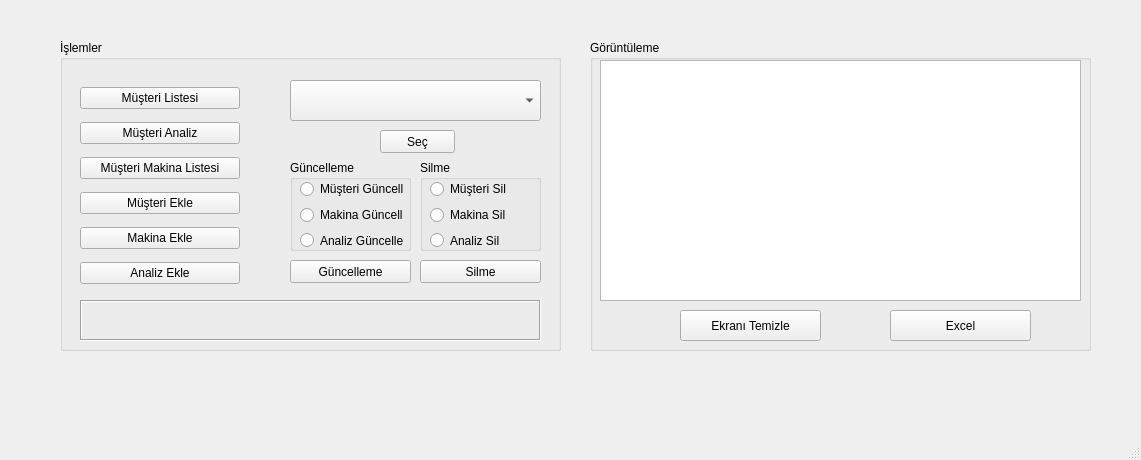
<?xml version="1.0" encoding="UTF-8"?>
<ui version="4.0">
 <class>MainWindow</class>
 <widget class="QMainWindow" name="MainWindow">
  <property name="geometry">
   <rect>
    <x>0</x>
    <y>0</y>
    <width>1141</width>
    <height>460</height>
   </rect>
  </property>
  <property name="windowTitle">
   <string>MainWindow</string>
  </property>
  <widget class="QWidget" name="centralwidget">
   <widget class="QGroupBox" name="groupBox">
    <property name="geometry">
     <rect>
      <x>60</x>
      <y>40</y>
      <width>501</width>
      <height>311</height>
     </rect>
    </property>
    <property name="title">
     <string>İşlemler</string>
    </property>
    <widget class="QWidget" name="verticalLayoutWidget">
     <property name="geometry">
      <rect>
       <x>20</x>
       <y>40</y>
       <width>160</width>
       <height>211</height>
      </rect>
     </property>
     <layout class="QVBoxLayout" name="verticalLayout">
      <item>
       <widget class="QPushButton" name="btnMusteriListesi">
        <property name="text">
         <string>Müşteri Listesi</string>
        </property>
       </widget>
      </item>
      <item>
       <widget class="QPushButton" name="btnMusteriAnaliz">
        <property name="text">
         <string>Müşteri Analiz</string>
        </property>
       </widget>
      </item>
      <item>
       <widget class="QPushButton" name="btnMusteriMakinaListesi">
        <property name="text">
         <string>Müşteri Makina Listesi</string>
        </property>
       </widget>
      </item>
      <item>
       <widget class="QPushButton" name="btnMusteriEkle">
        <property name="text">
         <string>Müşteri Ekle</string>
        </property>
       </widget>
      </item>
      <item>
       <widget class="QPushButton" name="btnMakinaEkle">
        <property name="text">
         <string>Makina Ekle</string>
        </property>
       </widget>
      </item>
      <item>
       <widget class="QPushButton" name="btnAnalizEkle">
        <property name="text">
         <string>Analiz Ekle</string>
        </property>
       </widget>
      </item>
     </layout>
    </widget>
    <widget class="QComboBox" name="comboBox">
     <property name="geometry">
      <rect>
       <x>230</x>
       <y>40</y>
       <width>251</width>
       <height>41</height>
      </rect>
     </property>
    </widget>
    <widget class="QPushButton" name="pushButton">
     <property name="geometry">
      <rect>
       <x>320</x>
       <y>90</y>
       <width>75</width>
       <height>23</height>
      </rect>
     </property>
     <property name="autoFillBackground">
      <bool>false</bool>
     </property>
     <property name="text">
      <string>Seç</string>
     </property>
    </widget>
    <widget class="QLabel" name="label">
     <property name="geometry">
      <rect>
       <x>20</x>
       <y>260</y>
       <width>461</width>
       <height>41</height>
      </rect>
     </property>
     <property name="autoFillBackground">
      <bool>false</bool>
     </property>
     <property name="frameShape">
      <enum>QFrame::Box</enum>
     </property>
     <property name="frameShadow">
      <enum>QFrame::Sunken</enum>
     </property>
     <property name="text">
      <string>&lt;html&gt;&lt;head/&gt;&lt;body&gt;&lt;p&gt;&lt;br/&gt;&lt;/p&gt;&lt;/body&gt;&lt;/html&gt;</string>
     </property>
    </widget>
    <widget class="QGroupBox" name="groupBoxGuncelleme">
     <property name="geometry">
      <rect>
       <x>230</x>
       <y>120</y>
       <width>121</width>
       <height>91</height>
      </rect>
     </property>
     <property name="title">
      <string>Güncelleme</string>
     </property>
     <widget class="QWidget" name="verticalLayoutWidget_2">
      <property name="geometry">
       <rect>
        <x>10</x>
        <y>19</y>
        <width>103</width>
        <height>71</height>
       </rect>
      </property>
      <layout class="QVBoxLayout" name="verticalLayout_2">
       <item>
        <widget class="QRadioButton" name="radioMusteriGuncelle">
         <property name="text">
          <string>Müşteri Güncelle</string>
         </property>
        </widget>
       </item>
       <item>
        <widget class="QRadioButton" name="radioMakinaGuncelle">
         <property name="text">
          <string>Makina Güncelle</string>
         </property>
        </widget>
       </item>
       <item>
        <widget class="QRadioButton" name="radioAnalizGuncelle">
         <property name="text">
          <string>Analiz Güncelle</string>
         </property>
        </widget>
       </item>
      </layout>
     </widget>
    </widget>
    <widget class="QGroupBox" name="groupBoxSilme">
     <property name="geometry">
      <rect>
       <x>360</x>
       <y>120</y>
       <width>121</width>
       <height>91</height>
      </rect>
     </property>
     <property name="title">
      <string>Silme</string>
     </property>
     <widget class="QWidget" name="verticalLayoutWidget_4">
      <property name="geometry">
       <rect>
        <x>10</x>
        <y>19</y>
        <width>84</width>
        <height>71</height>
       </rect>
      </property>
      <layout class="QVBoxLayout" name="verticalLayout_4">
       <item>
        <widget class="QRadioButton" name="radioMusteriSil">
         <property name="text">
          <string>Müşteri Sil</string>
         </property>
        </widget>
       </item>
       <item>
        <widget class="QRadioButton" name="radioMakinaSil">
         <property name="text">
          <string>Makina Sil</string>
         </property>
        </widget>
       </item>
       <item>
        <widget class="QRadioButton" name="radioAnalizSil">
         <property name="text">
          <string>Analiz Sil</string>
         </property>
        </widget>
       </item>
      </layout>
     </widget>
    </widget>
    <widget class="QPushButton" name="btnGuncelleme">
     <property name="geometry">
      <rect>
       <x>230</x>
       <y>220</y>
       <width>121</width>
       <height>23</height>
      </rect>
     </property>
     <property name="autoFillBackground">
      <bool>false</bool>
     </property>
     <property name="text">
      <string>Güncelleme</string>
     </property>
    </widget>
    <widget class="QPushButton" name="btnSilme">
     <property name="geometry">
      <rect>
       <x>360</x>
       <y>220</y>
       <width>121</width>
       <height>23</height>
      </rect>
     </property>
     <property name="autoFillBackground">
      <bool>false</bool>
     </property>
     <property name="text">
      <string>Silme</string>
     </property>
    </widget>
   </widget>
   <widget class="QGroupBox" name="groupBox_2">
    <property name="geometry">
     <rect>
      <x>590</x>
      <y>40</y>
      <width>501</width>
      <height>311</height>
     </rect>
    </property>
    <property name="title">
     <string>Görüntüleme</string>
    </property>
    <widget class="QListWidget" name="listWidget">
     <property name="geometry">
      <rect>
       <x>10</x>
       <y>20</y>
       <width>481</width>
       <height>241</height>
      </rect>
     </property>
    </widget>
    <widget class="QPushButton" name="pushButton_2">
     <property name="geometry">
      <rect>
       <x>90</x>
       <y>270</y>
       <width>141</width>
       <height>31</height>
      </rect>
     </property>
     <property name="text">
      <string>Ekranı Temizle</string>
     </property>
    </widget>
    <widget class="QPushButton" name="excel">
     <property name="geometry">
      <rect>
       <x>300</x>
       <y>270</y>
       <width>141</width>
       <height>31</height>
      </rect>
     </property>
     <property name="text">
      <string>Excel</string>
     </property>
    </widget>
   </widget>
  </widget>
  <widget class="QMenuBar" name="menubar">
   <property name="geometry">
    <rect>
     <x>0</x>
     <y>0</y>
     <width>1141</width>
     <height>21</height>
    </rect>
   </property>
  </widget>
  <widget class="QStatusBar" name="statusbar"/>
 </widget>
 <resources/>
 <connections/>
</ui>
